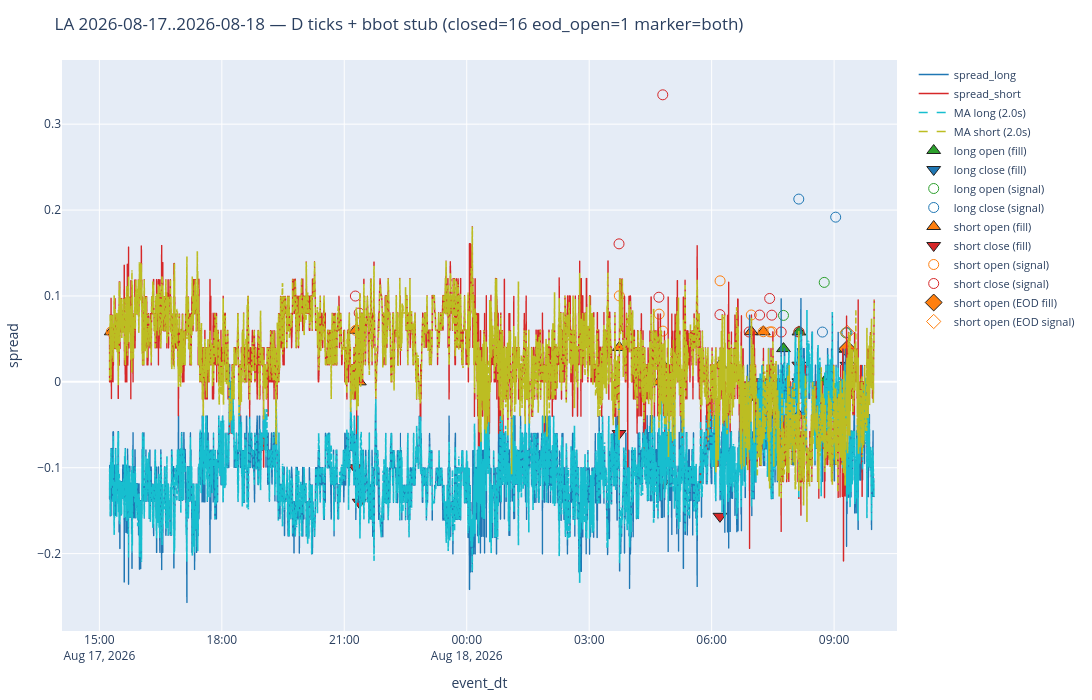

The cell this chart's notebook holds for it:
### Markdown cell above
## 3. График как в гире 1.0

`spread_long` (синий), `spread_short` (красный), пунктир Gate B MA.
Маркеры: треугольник вверх = open fill, вниз = close fill, кружок = signal, ромб = открытая позиция на конце ряда.

### Code cell
period = START if START == END else f"{START}..{END}"
fig = plot_strategy(
    ticks,
    trades,
    title=(
        f"{COIN} {period} — D ticks + bbot stub "
        f"(closed={meta['n_closed']} eod_open={meta['n_eod_open']} marker={MARKER_MODE})"
    ),
    width=WIDTH,
    height=HEIGHT,
    max_points=MAX_POINTS,
    marker_mode=MARKER_MODE,
    avg_window_sec=AVG_WINDOW_SEC,
    max_latency_okx_ms=MAX_LATENCY_OKX_MS,
    max_latency_bybit_ms=MAX_LATENCY_BYBIT_MS,
)
fig.show()
OUT_HTML.parent.mkdir(parents=True, exist_ok=True)
fig.write_html(str(OUT_HTML), include_plotlyjs=True, full_html=True)
print("wrote", OUT_HTML)

### Figure 1 — Plotly figure (JSON) as saved in the notebook; plotly's stock layout.template omitted (floating-point values rounded to 4 significant figures; data arrays with more than 128 entries replaced by an {"elided": "..."} marker saying what was removed)
{"data": [{"line": {"color": "#1f77b4", "width": 1.4}, "mode": "lines", "name": "spread_long", "type": "scattergl", "x": {"elided": "4083 str values"}, "y": {"elided": "4083 float values"}}, {"line": {"color": "#d62728", "width": 1.4}, "mode": "lines", "name": "spread_short", "type": "scattergl", "x": {"elided": "4083 str values"}, "y": {"elided": "4083 float values"}}, {"line": {"color": "#17becf", "dash": "dash", "width": 1.6}, "mode": "lines", "name": "MA long (2.0s)", "type": "scattergl", "x": {"elided": "4083 str values"}, "y": {"elided": "4083 float values"}}, {"line": {"color": "#bcbd22", "dash": "dash", "width": 1.6}, "mode": "lines", "name": "MA short (2.0s)", "type": "scattergl", "x": {"elided": "4083 str values"}, "y": {"elided": "4083 float values"}}, {"hovertemplate": "%{text}<extra></extra>", "marker": {"color": "#2ca02c", "line": {"color": "#222", "width": 1}, "size": 12, "symbol": "triangle-up"}, "mode": "markers", "name": "long open (fill)", "text": ["long open исполнение<br>fill=0.038685 ts=1787039134832.0<br>signal=0.07733952049498319 ts=1787039134731.0<br>delay_ticks=3<br>intent=740df604-cda7-4cc0-abf9-7b9f97d00fc3", "long open исполнение<br>fill=0.058106 ts=1787040503117.0<br>signal=0.058105752469498825 ts=1787040501997.0<br>delay_ticks=2<br>intent=2c9c6b5c-fc61-485c-a7bd-b427665dad84", "long open исполнение<br>fill=0.000000 ts=1787042728717.0<br>signal=0.1157630715801746 ts=1787042728616.0<br>delay_ticks=7<br>intent=a0bbfa14-7952-4e9d-abd0-71ad136999cb", "long open исполнение<br>fill=0.038030 ts=1787044636076.0<br>signal=0.05703422053232367 ts=1787044635497.0<br>delay_ticks=2<br>intent=11951912-abca-419f-8900-e67391fe5616"], "type": "scatter", "x": ["2026-08-18T07:45:34.830000+00:00", "2026-08-18T08:08:23.118000+00:00", "2026-08-18T08:45:28.719000+00:00", "2026-08-18T09:17:16.078000+00:00"], "y": [0.03868, 0.05811, 0, 0.03803]}, {"hovertemplate": "%{text}<extra></extra>", "marker": {"color": "#1f77b4", "line": {"color": "#222", "width": 1}, "size": 12, "symbol": "triangle-down"}, "mode": "markers", "name": "long close (fill)", "text": ["long close исполнение<br>fill=0.000000 ts=1787040484806.0<br>signal=0.21276595744681998 ts=1787040484706.0<br>open+close=0.038685 delay_ticks=10<br>intent=5022da44-bc6e-463d-bfd3-298aff0d9d82", "long close исполнение<br>fill=-0.057926 ts=1787042572433.0<br>signal=0.0579486188912407 ts=1787042572333.0<br>open+close=0.000180 delay_ticks=8<br>intent=3614507c-7595-4975-9ac3-6941638f963d", "long close исполнение<br>fill=-0.019216 ts=1787043738826.0<br>signal=0.19171779141103515 ts=1787043738717.0<br>open+close=-0.019216 delay_ticks=8<br>intent=4237ebb3-f689-4c8f-ac2c-b31c8e332946", "long close исполнение<br>fill=0.019172 ts=1787044733838.0<br>signal=0.05744925315971322 ts=1787044733733.0<br>open+close=0.057202 delay_ticks=4<br>intent=b3d676c8-14d7-493d-add5-0a476fe6b84d"], "type": "scatter", "x": ["2026-08-18T08:08:04.808000+00:00", "2026-08-18T08:42:52.433000+00:00", "2026-08-18T09:02:18.828000+00:00", "2026-08-18T09:18:53.840000+00:00"], "y": [0, -0.05793, -0.01922, 0.01917]}, {"hovertemplate": "%{text}<extra></extra>", "marker": {"color": "#2ca02c", "line": {"color": "#222", "width": 1}, "size": 10, "symbol": "circle-open"}, "mode": "markers", "name": "long open (signal)", "text": ["long open сигнал<br>signal=0.07733952049498319 ts=1787039134731.0<br>fill=0.038685 ts=1787039134832.0<br>delay_ticks=3", "long open сигнал<br>signal=0.058105752469498825 ts=1787040501997.0<br>fill=0.058106 ts=1787040503117.0<br>delay_ticks=2", "long open сигнал<br>signal=0.1157630715801746 ts=1787042728616.0<br>fill=0.000000 ts=1787042728717.0<br>delay_ticks=7", "long open сигнал<br>signal=0.05703422053232367 ts=1787044635497.0<br>fill=0.038030 ts=1787044636076.0<br>delay_ticks=2"], "type": "scatter", "x": ["2026-08-18T07:45:34.731000+00:00", "2026-08-18T08:08:21.999000+00:00", "2026-08-18T08:45:28.618000+00:00", "2026-08-18T09:17:15.498000+00:00"], "y": [0.07734, 0.05811, 0.1158, 0.05703]}, {"hovertemplate": "%{text}<extra></extra>", "marker": {"color": "#1f77b4", "line": {"color": "#222", "width": 1}, "size": 10, "symbol": "circle-open"}, "mode": "markers", "name": "long close (signal)", "text": ["long close сигнал<br>signal=0.21276595744681998 ts=1787040484706.0<br>fill=0.000000 ts=1787040484806.0", "long close сигнал<br>signal=0.0579486188912407 ts=1787042572333.0<br>fill=-0.057926 ts=1787042572433.0", "long close сигнал<br>signal=0.19171779141103515 ts=1787043738717.0<br>fill=-0.019216 ts=1787043738826.0", "long close сигнал<br>signal=0.05744925315971322 ts=1787044733733.0<br>fill=0.019172 ts=1787044733838.0"], "type": "scatter", "x": ["2026-08-18T08:08:04.708000+00:00", "2026-08-18T08:42:52.333000+00:00", "2026-08-18T09:02:18.719000+00:00", "2026-08-18T09:18:53.735000+00:00"], "y": [0.2128, 0.05795, 0.1917, 0.05745]}, {"hovertemplate": "%{text}<extra></extra>", "marker": {"color": "#ff7f0e", "line": {"color": "#222", "width": 1}, "size": 12, "symbol": "triangle-up"}, "mode": "markers", "name": "short open (fill)", "text": ["short open исполнение<br>fill=0.058309 ts=1786979847730.0<br>signal=0.058309037900879004 ts=1786979847587.0<br>delay_ticks=2<br>intent=82b3dc46-29ff-465b-91d8-384707528a7b", "short open исполнение<br>fill=0.060024 ts=1787001408437.0<br>signal=0.060024009603832154 ts=1787001408236.0<br>delay_ticks=1<br>intent=68a97e78-1f1f-490c-84fb-445e0e903f7a", "short open исполнение<br>fill=0.000000 ts=1787001731507.0<br>signal=0.060060060060064556 ts=1787001730435.0<br>delay_ticks=1<br>intent=d36a9162-3fa2-4272-af9b-e16a2e3a62d3", "short open исполнение<br>fill=0.040040 ts=1787024657417.0<br>signal=0.10012014417301048 ts=1787024657234.0<br>delay_ticks=3<br>intent=a2985269-2172-4f7b-96ea-f0d75860959f", "short open исполнение<br>fill=0.000000 ts=1787028167438.0<br>signal=0.07883326763894043 ts=1787028167277.0<br>delay_ticks=4<br>intent=8992c87b-e0a8-425c-bb44-5ca38f984727", "short open исполнение<br>fill=0.019685 ts=1787028498267.0<br>signal=0.059055118110226984 ts=1787028498142.0<br>delay_ticks=1<br>intent=1c0f7fed-fb5f-445c-880b-1a584d0df0d8", "short open исполнение<br>fill=0.019608 ts=1787033543887.0<br>signal=0.11757789535566834 ts=1787033543787.0<br>delay_ticks=3<br>intent=90b85381-4b24-49fd-be9a-4c6cc3163afc", "short open исполнение<br>fill=0.058377 ts=1787036296337.0<br>signal=0.07782101167314857 ts=1787036296167.0<br>delay_ticks=5<br>intent=4f8d7cc1-fa28-496e-844f-24ee9542cca2", "short open исполнение<br>fill=0.058320 ts=1787037353997.0<br>signal=0.058320373250393166 ts=1787037350141.0<br>delay_ticks=1<br>intent=685360d6-1ae3-43bc-b82c-46c8aec086f4", "short open исполнение<br>fill=-0.019395 ts=1787037940637.0<br>signal=0.05813953488372529 ts=1787037940537.0<br>delay_ticks=4<br>intent=b2069fd9-6c7b-4a58-a9c4-c0ede7a9f80c", "short open исполнение<br>fill=-0.038737 ts=1787038126746.0<br>signal=0.05812826971517583 ts=1787038126238.0<br>delay_ticks=2<br>intent=985498b1-1295-4a61-a333-6b2d1d94bc5b", "short open исполнение<br>fill=-0.038797 ts=1787040484941.0<br>signal=-0.019391118867564595 ts=1787040484816.0<br>delay_ticks=7<br>intent=18db53f0-2c6d-48ad-a90f-6bc49f8f8119"], "type": "scatter", "x": ["2026-08-17T15:17:27.731000+00:00", "2026-08-17T21:16:48.435000+00:00", "2026-08-17T21:22:11.508000+00:00", "2026-08-18T03:44:17.418000+00:00", "2026-08-18T04:42:47.440000+00:00", "2026-08-18T04:48:18.269000+00:00", "2026-08-18T06:12:23.889000+00:00", "2026-08-18T06:58:16.337000+00:00", "2026-08-18T07:15:53.998000+00:00", "2026-08-18T07:25:40.643000+00:00", "2026-08-18T07:28:46.748000+00:00", "2026-08-18T08:08:04.938000+00:00"], "y": [0.05831, 0.06002, 0, 0.04004, 0, 0.01969, 0.01961, 0.05838, 0.05832, -0.01939, -0.03874, -0.0388]}, {"hovertemplate": "%{text}<extra></extra>", "marker": {"color": "#d62728", "line": {"color": "#222", "width": 1}, "size": 12, "symbol": "triangle-down"}, "mode": "markers", "name": "short close (fill)", "text": ["short close исполнение<br>fill=-0.100080 ts=1787001378237.0<br>signal=0.09988014382740996 ts=1787001378136.0<br>open+close=-0.041771 delay_ticks=8<br>intent=a064d324-6b54-43df-b7bc-12d437481ea8", "short close исполнение<br>fill=-0.140224 ts=1787001714736.0<br>signal=0.08009611533840283 ts=1787001714606.0<br>open+close=-0.080200 delay_ticks=4<br>intent=cd1538af-7f7a-4268-a306-7ca68b623153", "short close исполнение<br>fill=-0.060193 ts=1787024631637.0<br>signal=0.16064257028111795 ts=1787024631517.0<br>open+close=-0.060193 delay_ticks=7<br>intent=2fddb24b-9b5a-4ff9-b5a3-4d61eccfcf99", "short close исполнение<br>fill=-0.098542 ts=1787028146986.0<br>signal=0.09852216748768754 ts=1787028146876.0<br>open+close=-0.058502 delay_ticks=7<br>intent=ca1cd99f-2954-4d83-b036-d556ccfd0794", "short close исполнение<br>fill=-0.118133 ts=1787028488226.0<br>signal=0.33418517790445557 ts=1787028488117.0<br>open+close=-0.118133 delay_ticks=9<br>intent=ae1bffe9-ceb3-4c9b-8f35-7cbec9918715", "short close исполнение<br>fill=-0.156586 ts=1787033531216.0<br>signal=0.07823195775473962 ts=1787033531116.0<br>open+close=-0.136901 delay_ticks=8<br>intent=9c3c5f41-23c5-45cc-bd58-df2c2393ca3e", "short close исполнение<br>fill=-0.019346 ts=1787036109888.0<br>signal=0.05802707930367939 ts=1787036109786.0<br>open+close=0.000262 delay_ticks=3<br>intent=315a7a86-095e-44e5-8152-9b2b41d93798", "short close исполнение<br>fill=0.000000 ts=1787037032397.0<br>signal=0.07773027594247643 ts=1787037032277.0<br>open+close=0.058377 delay_ticks=3<br>intent=8cda0a34-8056-40c5-b3e9-c739283b6fe6", "short close исполнение<br>fill=-0.038805 ts=1787037916237.0<br>signal=0.09706853038245279 ts=1787037916118.0<br>open+close=0.019516 delay_ticks=9<br>intent=7ae1c09e-70e7-4029-a79a-242541b37ea7", "short close исполнение<br>fill=-0.058173 ts=1787038106937.0<br>signal=0.07760962359333587 ts=1787038106806.0<br>open+close=-0.077568 delay_ticks=5<br>intent=c0bd6aae-526a-4164-b80c-48c657e880be", "short close исполнение<br>fill=0.000000 ts=1787038932431.0<br>signal=0.05795981452859785 ts=1787038932232.0<br>open+close=-0.038737 delay_ticks=3<br>intent=3c13548d-4614-46da-9245-d624c412514c", "short close исполнение<br>fill=0.019369 ts=1787040490636.0<br>signal=0.05812826971517583 ts=1787040490496.0<br>open+close=-0.019429 delay_ticks=5<br>intent=9c9d1016-6a87-4e83-8c70-49af88ff9726"], "type": "scatter", "x": ["2026-08-17T21:16:18.236000+00:00", "2026-08-17T21:21:54.736000+00:00", "2026-08-18T03:43:51.636000+00:00", "2026-08-18T04:42:26.988000+00:00", "2026-08-18T04:48:08.228000+00:00", "2026-08-18T06:12:11.218000+00:00", "2026-08-18T06:55:09.889000+00:00", "2026-08-18T07:10:32.398000+00:00", "2026-08-18T07:25:16.239000+00:00", "2026-08-18T07:28:26.936000+00:00", "2026-08-18T07:42:12.431000+00:00", "2026-08-18T08:08:10.638000+00:00"], "y": [-0.1001, -0.1402, -0.06019, -0.09854, -0.1181, -0.1566, -0.01935, 0, -0.0388, -0.05817, 0, 0.01937]}, {"hovertemplate": "%{text}<extra></extra>", "marker": {"color": "#ff7f0e", "line": {"color": "#222", "width": 1}, "size": 10, "symbol": "circle-open"}, "mode": "markers", "name": "short open (signal)", "text": ["short open сигнал<br>signal=0.058309037900879004 ts=1786979847587.0<br>fill=0.058309 ts=1786979847730.0<br>delay_ticks=2", "short open сигнал<br>signal=0.060024009603832154 ts=1787001408236.0<br>fill=0.060024 ts=1787001408437.0<br>delay_ticks=1", "short open сигнал<br>signal=0.060060060060064556 ts=1787001730435.0<br>fill=0.000000 ts=1787001731507.0<br>delay_ticks=1", "short open сигнал<br>signal=0.10012014417301048 ts=1787024657234.0<br>fill=0.040040 ts=1787024657417.0<br>delay_ticks=3", "short open сигнал<br>signal=0.07883326763894043 ts=1787028167277.0<br>fill=0.000000 ts=1787028167438.0<br>delay_ticks=4", "short open сигнал<br>signal=0.059055118110226984 ts=1787028498142.0<br>fill=0.019685 ts=1787028498267.0<br>delay_ticks=1", "short open сигнал<br>signal=0.11757789535566834 ts=1787033543787.0<br>fill=0.019608 ts=1787033543887.0<br>delay_ticks=3", "short open сигнал<br>signal=0.07782101167314857 ts=1787036296167.0<br>fill=0.058377 ts=1787036296337.0<br>delay_ticks=5", "short open сигнал<br>signal=0.058320373250393166 ts=1787037350141.0<br>fill=0.058320 ts=1787037353997.0<br>delay_ticks=1", "short open сигнал<br>signal=0.05813953488372529 ts=1787037940537.0<br>fill=-0.019395 ts=1787037940637.0<br>delay_ticks=4", "short open сигнал<br>signal=0.05812826971517583 ts=1787038126238.0<br>fill=-0.038737 ts=1787038126746.0<br>delay_ticks=2", "short open сигнал<br>signal=-0.019391118867564595 ts=1787040484816.0<br>fill=-0.038797 ts=1787040484941.0<br>delay_ticks=7"], "type": "scatter", "x": ["2026-08-17T15:17:27.587000+00:00", "2026-08-17T21:16:48.235000+00:00", "2026-08-17T21:22:10.435000+00:00", "2026-08-18T03:44:17.233000+00:00", "2026-08-18T04:42:47.279000+00:00", "2026-08-18T04:48:18.142000+00:00", "2026-08-18T06:12:23.788000+00:00", "2026-08-18T06:58:16.168000+00:00", "2026-08-18T07:15:50.138000+00:00", "2026-08-18T07:25:40.538000+00:00", "2026-08-18T07:28:46.238000+00:00", "2026-08-18T08:08:04.818000+00:00"], "y": [0.05831, 0.06002, 0.06006, 0.1001, 0.07883, 0.05906, 0.1176, 0.07782, 0.05832, 0.05814, 0.05813, -0.01939]}, {"hovertemplate": "%{text}<extra></extra>", "marker": {"color": "#d62728", "line": {"color": "#222", "width": 1}, "size": 10, "symbol": "circle-open"}, "mode": "markers", "name": "short close (signal)", "text": ["short close сигнал<br>signal=0.09988014382740996 ts=1787001378136.0<br>fill=-0.100080 ts=1787001378237.0", "short close сигнал<br>signal=0.08009611533840283 ts=1787001714606.0<br>fill=-0.140224 ts=1787001714736.0", "short close сигнал<br>signal=0.16064257028111795 ts=1787024631517.0<br>fill=-0.060193 ts=1787024631637.0", "short close сигнал<br>signal=0.09852216748768754 ts=1787028146876.0<br>fill=-0.098542 ts=1787028146986.0", "short close сигнал<br>signal=0.33418517790445557 ts=1787028488117.0<br>fill=-0.118133 ts=1787028488226.0", "short close сигнал<br>signal=0.07823195775473962 ts=1787033531116.0<br>fill=-0.156586 ts=1787033531216.0", "short close сигнал<br>signal=0.05802707930367939 ts=1787036109786.0<br>fill=-0.019346 ts=1787036109888.0", "short close сигнал<br>signal=0.07773027594247643 ts=1787037032277.0<br>fill=0.000000 ts=1787037032397.0", "short close сигнал<br>signal=0.09706853038245279 ts=1787037916118.0<br>fill=-0.038805 ts=1787037916237.0", "short close сигнал<br>signal=0.07760962359333587 ts=1787038106806.0<br>fill=-0.058173 ts=1787038106937.0", "short close сигнал<br>signal=0.05795981452859785 ts=1787038932232.0<br>fill=0.000000 ts=1787038932431.0", "short close сигнал<br>signal=0.05812826971517583 ts=1787040490496.0<br>fill=0.019369 ts=1787040490636.0"], "type": "scatter", "x": ["2026-08-17T21:16:18.136000+00:00", "2026-08-17T21:21:54.607000+00:00", "2026-08-18T03:43:51.519000+00:00", "2026-08-18T04:42:26.878000+00:00", "2026-08-18T04:48:08.119000+00:00", "2026-08-18T06:12:11.118000+00:00", "2026-08-18T06:55:09.788000+00:00", "2026-08-18T07:10:32.279000+00:00", "2026-08-18T07:25:16.122000+00:00", "2026-08-18T07:28:26.808000+00:00", "2026-08-18T07:42:12.232000+00:00", "2026-08-18T08:08:10.498000+00:00"], "y": [0.09988, 0.0801, 0.1606, 0.09852, 0.3342, 0.07823, 0.05803, 0.07773, 0.09707, 0.07761, 0.05796, 0.05813]}, {"hovertemplate": "%{text}<extra></extra>", "marker": {"color": "#ff7f0e", "line": {"color": "#222", "width": 1}, "size": 13, "symbol": "diamond"}, "mode": "markers", "name": "short open (EOD fill)", "text": ["short open конец-дня исполнение<br>fill=0.038307 ts=1787044748107.0<br>signal=0.05746025665581737 ts=1787044747779.0<br>intent=5dc0b106-44da-40b0-8bd1-de1d4543519e"], "type": "scatter", "x": ["2026-08-18T09:19:08.108000+00:00"], "y": [0.03831]}, {"hovertemplate": "%{text}<extra></extra>", "marker": {"color": "#ff7f0e", "line": {"color": "#222", "width": 1}, "size": 11, "symbol": "diamond-open"}, "mode": "markers", "name": "short open (EOD signal)", "text": ["short open конец-дня сигнал<br>signal=0.05746025665581737 ts=1787044747779.0<br>fill=0.038307"], "type": "scatter", "x": ["2026-08-18T09:19:07.781000+00:00"], "y": [0.05746]}], "layout": {"height": 700, "hovermode": "closest", "legend": {"font": {"size": 11}}, "margin": {"b": 40, "l": 50, "r": 20, "t": 60}, "title": {"text": "LA 2026-08-17..2026-08-18 — D ticks + bbot stub (closed=16 eod_open=1 marker=both)"}, "width": 1400, "xaxis": {"title": {"text": "event_dt"}}, "yaxis": {"title": {"text": "spread"}}}}
